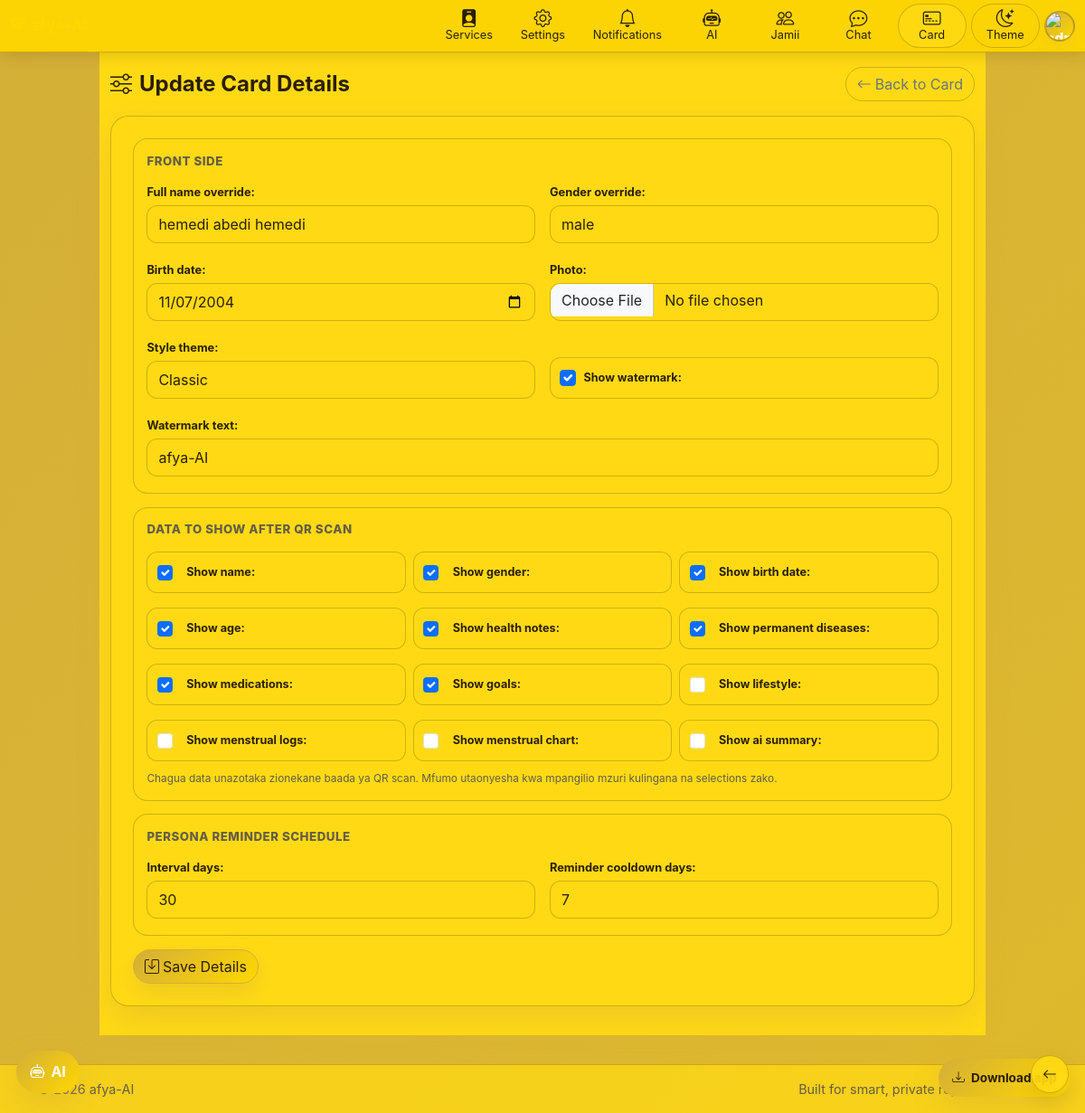
Screenshot of /sw/card/details/ (signed in) with the database file from the repository.
### card/models.py (models this page shows, shortened)
class HealthCard(models.Model):
	STYLE_CLASSIC = 'classic'
	STYLE_AURORA = 'aurora'
	STYLE_MIDNIGHT = 'midnight'
	STYLE_EMERALD = 'emerald'
	STYLE_CHOICES = [
		(STYLE_CLASSIC, 'Classic'),
		(STYLE_AURORA, 'Aurora'),
		(STYLE_MIDNIGHT, 'Midnight'),
		(STYLE_EMERALD, 'Emerald'),
	]
	user = models.OneToOneField(settings.AUTH_USER_MODEL, on_delete=models.CASCADE, related_name='health_card')
	public_token = models.UUIDField(default=uuid.uuid4, unique=True, editable=False)
	full_name_override = models.CharField(max_length=150, blank=True)
	gender_override = models.CharField(max_length=30, blank=True)
	birth_date = models.DateField(null=True, blank=True)
	photo = models.ImageField(upload_to='health_cards/photos/', null=True, blank=True)
	style_theme = models.CharField(max_length=20, choices=STYLE_CHOICES, default=STYLE_CLASSIC)
	watermark_text = models.CharField(max_length=80, blank=True, default='afya-AI')
	show_watermark = models.BooleanField(default=True)
	show_name = models.BooleanField(default=True)
	show_gender = models.BooleanField(default=True)
	show_birth_date = models.BooleanField(default=True)
	show_age = models.BooleanField(default=True)
	show_health_notes = models.BooleanField(default=False)
	show_permanent_diseases = models.BooleanField(default=False)
	show_medications = models.BooleanField(default=False)
	show_goals = models.BooleanField(default=False)
	show_menstrual_logs = models.BooleanField(default=False)
	show_menstrual_chart = models.BooleanField(default=False)
	show_ai_summary = models.BooleanField(default=False)
	show_lifestyle = models.BooleanField(default=False)
	updated_at = models.DateTimeField(auto_now=True)

class PersonaReminderConfig(models.Model):
	user = models.OneToOneField(settings.AUTH_USER_MODEL, on_delete=models.CASCADE, related_name='persona_reminder_config')
	interval_days = models.PositiveSmallIntegerField(default=30)
	reminder_cooldown_days = models.PositiveSmallIntegerField(default=7)
	last_notified_at = models.DateTimeField(null=True, blank=True)
	updated_at = models.DateTimeField(auto_now=True)

### card/views.py (the view)
# urls.py: path('details/', views.card_details, name='details'),
@login_required
def card_details(request):
	card, _ = HealthCard.objects.get_or_create(user=request.user)
	config, _ = PersonaReminderConfig.objects.get_or_create(user=request.user)
	if request.method == 'POST':
		form = HealthCardForm(request.POST, request.FILES, instance=card)
		config_form = PersonaReminderConfigForm(request.POST, instance=config)
		if form.is_valid() and config_form.is_valid():
			form.save()
			config_form.save()
			CardNotification.objects.create(
				user=request.user,
				kind=CardNotification.KIND_CARD_UPDATED,
				title='Card details zimesasishwa',
				body='Muonekano wa card na taarifa za scan zimehifadhiwa kwa mafanikio.',
			)
			messages.success(request, 'Card details zimesasishwa.')
			return redirect('card:details')
	else:
		form = HealthCardForm(instance=card)
		config_form = PersonaReminderConfigForm(instance=config)
	return render(request, 'card/details.html', {
		'form': form,
		'config_form': config_form,
		'card_obj': card,
	})

### card/forms.py (shortened to what this page needs)
class PersonaReminderConfigForm(forms.ModelForm):
    class Meta:
        model = PersonaReminderConfig
        fields = ['interval_days', 'reminder_cooldown_days']
        widgets = {
            'interval_days': forms.NumberInput(attrs={'min': 7, 'max': 365, 'class': 'form-control'}),
            'reminder_cooldown_days': forms.NumberInput(attrs={'min': 1, 'max': 60, 'class': 'form-control'}),
        }

### card/models.py (called while the page is built, shortened)
def ensure_persona_update_notification(user):
	if not user.is_authenticated:
		return
	persona = UserAIPersona.objects.filter(user=user).first()
	if not persona:
		return
	config, _ = PersonaReminderConfig.objects.get_or_create(user=user)
	now = timezone.now()
	due_at = persona.updated_at + timedelta(days=config.interval_days)
	if now < due_at:
		return

### users/context_processors.py (called while the page is built)
def role_flags(request):
    user = getattr(request, 'user', None)
    user_gender = get_user_gender(user)
    avatar_url = ''
    user_initial = ''
    if getattr(user, 'is_authenticated', False):
        user_initial = (getattr(user, 'username', '')[:1] or '?').upper()
        persona = getattr(user, 'ai_persona', None)
        if persona and getattr(persona, 'avatar', None):
            try:
                avatar_url = persona.avatar.url
            except ValueError:
                avatar_url = ''
    return {
        'is_admin_user': is_admin(user),
        'is_doctor_user': is_doctor(user),
        'is_moderator_user': is_moderator(user),
        'user_gender': user_gender,
        'is_female_user': user_gender == 'female',
        'is_male_user': user_gender == 'male',
        'current_user_avatar_url': avatar_url,
        'current_user_initial': user_initial,
    }

### users/permissions.py (called while the page is built)
def is_admin(user):
    return bool(user and user.is_authenticated and (user.is_staff or user.is_superuser))

def is_doctor(user):
    return bool(user and user.is_authenticated and user.groups.filter(name=DOCTOR_GROUP).exists())

def is_moderator(user):
    return bool(user and user.is_authenticated and user.groups.filter(name=MODERATOR_GROUP).exists())

### users/utils.py (called while the page is built)
def get_user_gender(user):
    if not user or not user.is_authenticated:
        return None
    persona = getattr(user, 'ai_persona', None)
    if not persona or not persona.gender:
        return None
    gender = (persona.gender or '').strip().lower()
    if gender in {'female', 'male'}:
        return gender
    return None

### card/templates/card/details.html (shortened to what this page needs)
{% extends 'base.html' %}
{% block content %}
<div class="container py-3 card-details-shell">
  <div class="d-flex justify-content-between align-items-center mb-3 flex-wrap gap-2">
    <h4 class="mb-0 fw-bold"><i class="bi bi-sliders me-2"></i>Update Card Details</h4>
    <a href="{% url 'card:home' %}" class="btn btn-outline-secondary rounded-pill"><i class="bi bi-arrow-left me-1"></i>Back to Card</a>
  </div>
  <form method="post" enctype="multipart/form-data" class="card-custom p-3 p-lg-4 card-details-form">
    <div class="details-section">
      <div class="details-title">Front Side</div>
      <div class="row g-3 mb-1">
        <div class="col-md-6">{{ form.full_name_override.label_tag }} {{ form.full_name_override }}</div>
        <div class="col-md-6">{{ form.gender_override.label_tag }} {{ form.gender_override }}</div>
        <div class="col-md-6">{{ form.birth_date.label_tag }} {{ form.birth_date }}</div>
        <div class="col-md-6">{{ form.photo.label_tag }} {{ form.photo }}</div>
        <div class="col-md-6">{{ form.style_theme.label_tag }} {{ form.style_theme }}</div>
        <div class="col-md-6 d-flex align-items-end">
          <div class="pick-item w-100">
            {{ form.show_watermark }} {{ form.show_watermark.label_tag }}
          </div>
        </div>
        <div class="col-12">{{ form.watermark_text.label_tag }} {{ form.watermark_text }}</div>
      </div>
    </div>
    <div class="details-section">
      <div class="details-title">Data to show after QR scan</div>
      <div class="row g-2 mb-1 small checks-grid">
        <div class="col-md-4"><div class="pick-item">{{ form.show_name }} {{ form.show_name.label_tag }}</div></div>
        <div class="col-md-4"><div class="pick-item">{{ form.show_gender }} {{ form.show_gender.label_tag }}</div></div>
        <div class="col-md-4"><div class="pick-item">{{ form.show_birth_date }} {{ form.show_birth_date.label_tag }}</div></div>
        <div class="col-md-4"><div class="pick-item">{{ form.show_age }} {{ form.show_age.label_tag }}</div></div>
        <div class="col-md-4"><div class="pick-item">{{ form.show_health_notes }} {{ form.show_health_notes.label_tag }}</div></div>
        <div class="col-md-4"><div class="pick-item">{{ form.show_permanent_diseases }} {{ form.show_permanent_diseases.label_tag }}</div></div>
        <div class="col-md-4"><div class="pick-item">{{ form.show_medications }} {{ form.show_medications.label_tag }}</div></div>
        <div class="col-md-4"><div class="pick-item">{{ form.show_goals }} {{ form.show_goals.label_tag }}</div></div>
        <div class="col-md-4"><div class="pick-item">{{ form.show_lifestyle }} {{ form.show_lifestyle.label_tag }}</div></div>
        <div class="col-md-4"><div class="pick-item">{{ form.show_menstrual_logs }} {{ form.show_menstrual_logs.label_tag }}</div></div>
        <div class="col-md-4"><div class="pick-item">{{ form.show_menstrual_chart }} {{ form.show_menstrual_chart.label_tag }}</div></div>
        <div class="col-md-4"><div class="pick-item">{{ form.show_ai_summary }} {{ form.show_ai_summary.label_tag }}</div></div>
      </div>
      <div class="hint">Chagua data unazotaka zionekane baada ya QR scan. Mfumo utaonyesha kwa mpangilio mzuri kulingana na selections zako.</div>
    </div>
    <div class="details-section">
      <div class="details-title">Persona Reminder Schedule</div>
      <div class="row g-3 mb-1">
        <div class="col-md-6">{{ config_form.interval_days.label_tag }} {{ config_form.interval_days }}</div>
        <div class="col-md-6">{{ config_form.reminder_cooldown_days.label_tag }} {{ config_form.reminder_cooldown_days }}</div>
      </div>
    </div>
    <button class="btn btn-danger rounded-pill" type="submit"><i class="bi bi-save me-1"></i>Save Details</button>
  </form>
</div>
{% endblock %}

### card/templates/card/details.html (style rules this page uses)
.card-details-shell { max-width: 980px; margin: 0 auto; }
.card-details-form { border: 1px solid var(--line-soft); background: color-mix(in srgb, var(--card-bg) 94%, transparent); box-shadow: var(--shadow-soft); }
.details-section { border: 1px solid var(--line-soft); border-radius: 16px; padding: .9rem; background: color-mix(in srgb, var(--card-bg) 90%, transparent); margin-bottom: .9rem; }
.details-title { font-weight: 800; font-size: .83rem; letter-spacing: .04em; text-transform: uppercase; color: var(--text-muted); margin-bottom: .65rem; }
.card-details-form label { font-size: .8rem; font-weight: 700; margin-bottom: .3rem; color: var(--text-main); }
.card-details-form .form-control, .card-details-form .form-select { min-height: 42px; border-radius: 12px; }
.checks-grid .col-md-4 { padding-top: .25rem; padding-bottom: .25rem; }
.checks-grid input[type='checkbox'] { margin-right: .4rem; }
.pick-item { display: flex; gap: .55rem; align-items: center; border: 1px solid var(--line-soft); border-radius: 12px; padding: .55rem .65rem; background: color-mix(in srgb, var(--card-bg) 92%, transparent); min-height: 46px; }
.pick-item .form-check-input { margin-top: 0; width: 1.08rem; height: 1.08rem; accent-color: var(--primary); }
.pick-item label { margin: 0; font-size: .79rem; font-weight: 700; line-height: 1.25; cursor: pointer; }
.hint { font-size: .74rem; color: var(--text-muted); margin-top: .4rem; }

### rows the page displays
HealthCard: full_name_override "hemedi abedi hemedi", gender_override "male", birth_date "11/07/2004", style_theme "Classic", show_watermark "☑", watermark_text "afya-AI", show_name "☑", show_gender "☑", show_birth_date "☑", show_age "☑", show_health_notes "☑", show_permanent_diseases "☑", show_medications "☑", show_goals "☑"
PersonaReminderConfig: interval_days "30", reminder_cooldown_days "7"

### other values shown
{{ config_form.interval_days.label_tag }} "Interval days:"
{{ config_form.reminder_cooldown_days.label_tag }} "Reminder cooldown days:"
